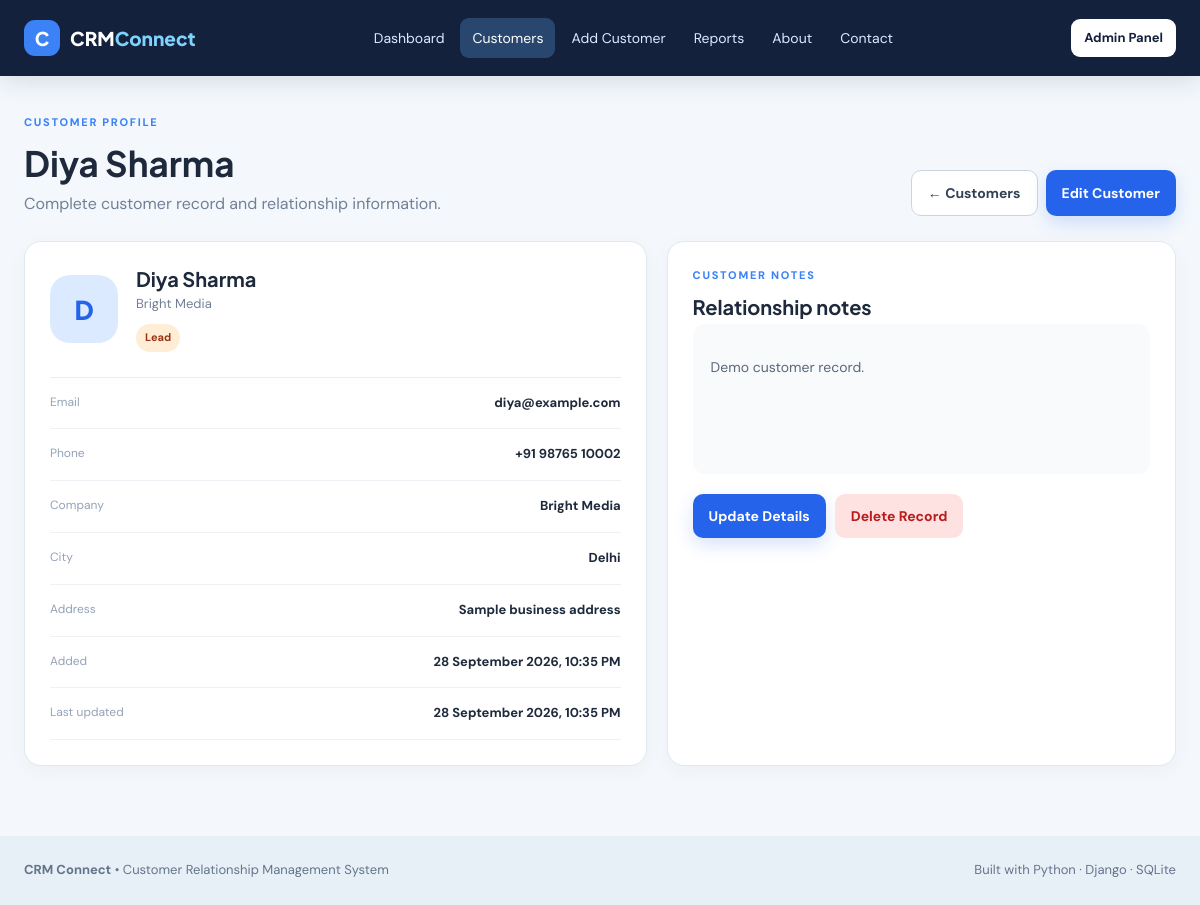
Page /customers/2/ on the committed database.
### crm/models.py (models this page shows, shortened)
class Customer(models.Model):
    STATUS_CHOICES = [
        ("Active", "Active"),
        ("Lead", "Lead"),
        ("Inactive", "Inactive"),
    ]
    name = models.CharField(max_length=120)
    email = models.EmailField()
    phone = models.CharField(max_length=30)
    company = models.CharField(max_length=120, blank=True)
    address = models.TextField(blank=True)
    city = models.CharField(max_length=80, blank=True)
    status = models.CharField(max_length=20, choices=STATUS_CHOICES, default="Active")
    notes = models.TextField(blank=True)
    created_at = models.DateTimeField(auto_now_add=True)
    updated_at = models.DateTimeField(auto_now=True)
    class Meta:
        ordering = ["-created_at"]

### crm/views.py (the view)
# urls.py: path("customers/<int:pk>/", views.customer_detail, name="customer_detail"),
def customer_detail(request, pk):
    customer = get_object_or_404(Customer, pk=pk)
    return render(request, "customers/detail.html", {"customer": customer})

### templates/customers/detail.html (shortened to what this page needs)
{% extends "base.html" %}
{% block content %}
<div class="page-header"><div><p class="eyebrow">CUSTOMER PROFILE</p><h1>{{ customer.name }}</h1><p>Complete customer record and relationship information.</p></div><div class="header-actions"><a class="btn outline" href="{% url 'customer_list' %}">← Customers</a><a class="btn primary" href="{% url 'customer_update' customer.pk %}">Edit Customer</a></div></div>
<div class="profile-grid">
  <div class="panel profile-card">
    <div class="profile-top"><div class="avatar">{{ customer.name|first|upper }}</div><div><h2>{{ customer.name }}</h2><p>{{ customer.company|default:"Independent customer" }}</p><span class="badge {{ customer.status|lower }}">{{ customer.status }}</span></div></div>
    <div class="detail-list">
      <div><span>Email</span><strong>{{ customer.email }}</strong></div>
      <div><span>Phone</span><strong>{{ customer.phone }}</strong></div>
      <div><span>Company</span><strong>{{ customer.company|default:"Not provided" }}</strong></div>
      <div><span>City</span><strong>{{ customer.city|default:"Not provided" }}</strong></div>
      <div><span>Address</span><strong>{{ customer.address|default:"Not provided" }}</strong></div>
      <div><span>Added</span><strong>{{ customer.created_at|date:"d F Y, h:i A" }}</strong></div>
      <div><span>Last updated</span><strong>{{ customer.updated_at|date:"d F Y, h:i A" }}</strong></div>
    </div>
  </div>
  <div class="panel notes-card"><p class="eyebrow">CUSTOMER NOTES</p><h2>Relationship notes</h2><div class="notes-box">{{ customer.notes|default:"No notes have been added for this customer yet."|linebreaks }}</div><div class="detail-actions"><a class="btn primary" href="{% url 'customer_update' customer.pk %}">Update Details</a><a class="btn danger" href="{% url 'customer_delete' customer.pk %}">Delete Record</a></div></div>
</div>
{% endblock %}

### static/css/style.css (style rules this page uses)
:root { --ink:#1e293b; --muted:#64748b; --line:#e2e8f0; --bg:#f4f8fc; --card:#ffffff; --blue:#2563eb; --blue2:#1d4ed8; --nav:#14213d; --teal:#0f766e; --green:#15803d; --orange:#c2410c; --purple:#7e22ce; --danger:#dc2626; }
* { box-sizing:border-box }
body { margin:0;background:var(--bg);color:var(--ink);font-family:"DM Sans",sans-serif;line-height:1.6 }
h1,h2,h3 { font-family:"Plus Jakarta Sans",sans-serif;line-height:1.2;margin-top:0 }
a { text-decoration:none;color:inherit }
.eyebrow { font-size:11px;letter-spacing:1.7px;font-weight:800;color:#3b82f6;margin:0 0 10px }
.btn { display:inline-flex;justify-content:center;align-items:center;border:0;border-radius:10px;padding:11px 16px;font-weight:700;font-family:inherit;cursor:pointer;font-size:14px }
.btn.primary { background:var(--blue);color:white;box-shadow:0 7px 18px rgba(37,99,235,.18) }
.btn.outline { background:white;border:1px solid #cbd5e1;color:#334155 }
.btn.danger { background:#fee2e2;color:#b91c1c }
.panel { background:var(--card);border:1px solid var(--line);border-radius:17px;padding:25px;box-shadow:0 5px 20px rgba(30,41,59,.035) }
.panel h2 { font-size:20px;margin-bottom:5px }
.badge { display:inline-block;border-radius:20px;padding:5px 9px;font-size:11px;font-weight:700 }
.badge.lead { background:#ffedd5;color:#9a3412 }
.page-header { display:flex;justify-content:space-between;gap:25px;align-items:end;margin-bottom:25px }
.page-header h1 { font-size:35px;margin-bottom:7px }
.page-header p:not(.eyebrow) { color:#718096;margin:0;max-width:730px }
.header-actions { display:flex;gap:8px;white-space:nowrap }
.profile-grid { display:grid;grid-template-columns:1.1fr .9fr;gap:20px }
.profile-top { display:flex;gap:18px;align-items:center;padding-bottom:25px;border-bottom:1px solid #e8edf2 }
.avatar { width:68px;height:68px;border-radius:20px;background:#dbeafe;color:#2563eb;display:grid;place-items:center;font:800 26px "Plus Jakarta Sans" }
.profile-top h2 { margin:0 0 3px }
.profile-top p { color:#718096;margin:0 0 8px;font-size:13px }
.detail-list>div { display:flex;justify-content:space-between;gap:20px;padding:15px 0;border-bottom:1px solid #edf1f5 }
.detail-list span { color:#94a3b8;font-size:12px }
.detail-list strong { font-size:13px;text-align:right }
.notes-box { background:#f8fafc;border-radius:12px;padding:18px;color:#5b6878;font-size:14px;min-height:150px }
.detail-actions { display:flex;gap:9px;margin-top:20px }

### rows in the picture
Customer: name "Diya Sharma", name|first "D", company "Bright Media", status "Lead", email "diya@example.com", phone "+91 98765 10002", city "Delhi", address "Sample business address", created_at "28 September 2026, 10:35 PM", updated_at "28 September 2026, 10:35 PM", notes "Demo customer record."
